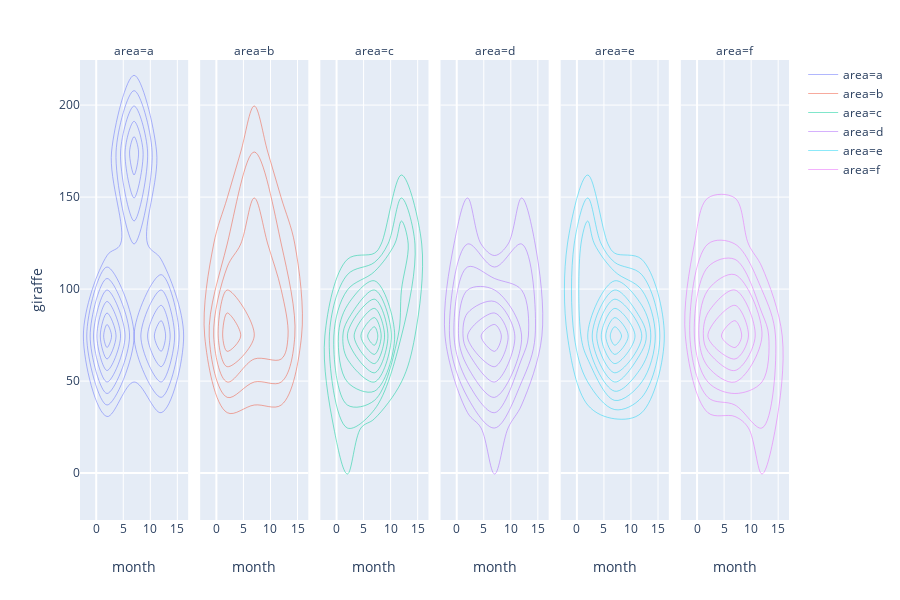

Here is the notebook cell this chart was saved with:
### Code cell
px.density_contour(dataset, x="month", y="giraffe", color="area", facet_col="area")

### Figure 1 — Plotly figure (JSON) as saved in the notebook; plotly's stock layout.template omitted (floating-point values rounded to 4 significant figures)
{"data": [{"contours": {"coloring": "none"}, "legendgroup": "area=a", "line": {"color": "#636efa"}, "name": "area=a", "showlegend": true, "type": "histogram2dcontour", "uid": "ea926818-accf-491d-b9f0-a9bbb4b709e6", "x": [1, 2, 3, 4, 5, 6, 7, 8, 9, 10, 11, 12], "xaxis": "x", "y": [70, 73, 89, 66, 97, 168, 180, 177, 125, 81, 62, 54], "yaxis": "y"}, {"contours": {"coloring": "none"}, "legendgroup": "area=b", "line": {"color": "#EF553B"}, "name": "area=b", "showlegend": true, "type": "histogram2dcontour", "uid": "2ac68daf-7475-4ec9-9eaf-c12ae1203de9", "x": [1, 2, 3, 4, 5, 6, 7, 8, 9, 10, 11, 12], "xaxis": "x2", "y": [101, 74, 65, 88, 59, 96, 112, 143, 150, 106, 87, 71], "yaxis": "y"}, {"contours": {"coloring": "none"}, "legendgroup": "area=c", "line": {"color": "#00cc96"}, "name": "area=c", "showlegend": true, "type": "histogram2dcontour", "uid": "2be14378-400f-4dc2-8776-80fe8bb44fa1", "x": [1, 2, 3, 4, 5, 6, 7, 8, 9, 10, 11, 12], "xaxis": "x3", "y": [68, 52, 64, 46, 55, 70, 68, 62, 86, 103, 116, 89], "yaxis": "y"}, {"contours": {"coloring": "none"}, "legendgroup": "area=d", "line": {"color": "#ab63fa"}, "name": "area=d", "showlegend": true, "type": "histogram2dcontour", "uid": "e81ae946-8705-43af-a90d-d89690b51dd5", "x": [1, 2, 3, 4, 5, 6, 7, 8, 9, 10, 11, 12], "xaxis": "x4", "y": [103, 86, 70, 55, 61, 49, 70, 73, 62, 87, 99, 121], "yaxis": "y"}, {"contours": {"coloring": "none"}, "legendgroup": "area=e", "line": {"color": "#19d3f3"}, "name": "area=e", "showlegend": true, "type": "histogram2dcontour", "uid": "4b353e0d-789a-4de7-bc16-99136164111c", "x": [1, 2, 3, 4, 5, 6, 7, 8, 9, 10, 11, 12], "xaxis": "x5", "y": [93, 144, 102, 65, 61, 73, 80, 81, 66, 79, 71, 90], "yaxis": "y"}, {"contours": {"coloring": "none"}, "legendgroup": "area=f", "line": {"color": "#e763fa"}, "name": "area=f", "showlegend": true, "type": "histogram2dcontour", "uid": "948eebdc-f766-4300-bd16-9b1cb27716c2", "x": [1, 2, 3, 4, 5, 6, 7, 8, 9, 10, 11, 12], "xaxis": "x6", "y": [61, 80, 89, 110, 122, 69, 73, 56, 61, 69, 48, 70], "yaxis": "y"}], "layout": {"annotations": [{"showarrow": false, "text": "area=a", "textangle": 0, "x": 0.07627, "xanchor": "center", "xref": "paper", "y": 1.02, "yanchor": "middle", "yref": "paper"}, {"showarrow": false, "text": "area=b", "textangle": 0, "x": 0.2458, "xanchor": "center", "xref": "paper", "y": 1.02, "yanchor": "middle", "yref": "paper"}, {"showarrow": false, "text": "area=c", "textangle": 0, "x": 0.4153, "xanchor": "center", "xref": "paper", "y": 1.02, "yanchor": "middle", "yref": "paper"}, {"showarrow": false, "text": "area=d", "textangle": 0, "x": 0.5847, "xanchor": "center", "xref": "paper", "y": 1.02, "yanchor": "middle", "yref": "paper"}, {"showarrow": false, "text": "area=e", "textangle": 0, "x": 0.7542, "xanchor": "center", "xref": "paper", "y": 1.02, "yanchor": "middle", "yref": "paper"}, {"showarrow": false, "text": "area=f", "textangle": 0, "x": 0.9237, "xanchor": "center", "xref": "paper", "y": 1.02, "yanchor": "middle", "yref": "paper"}], "grid": {"xaxes": ["x", "x2", "x3", "x4", "x5", "x6"], "xgap": 0.1, "xside": "bottom", "yaxes": ["y"], "ygap": 0.1, "yside": "left"}, "height": 600, "legend": {"tracegroupgap": 0}, "margin": {"t": 60}, "xaxis": {"title": {"text": "month"}}, "xaxis2": {"matches": "x", "title": {"text": "month"}}, "xaxis3": {"matches": "x", "title": {"text": "month"}}, "xaxis4": {"matches": "x", "title": {"text": "month"}}, "xaxis5": {"matches": "x", "title": {"text": "month"}}, "xaxis6": {"matches": "x", "title": {"text": "month"}}, "yaxis": {"title": {"text": "giraffe"}}}}
